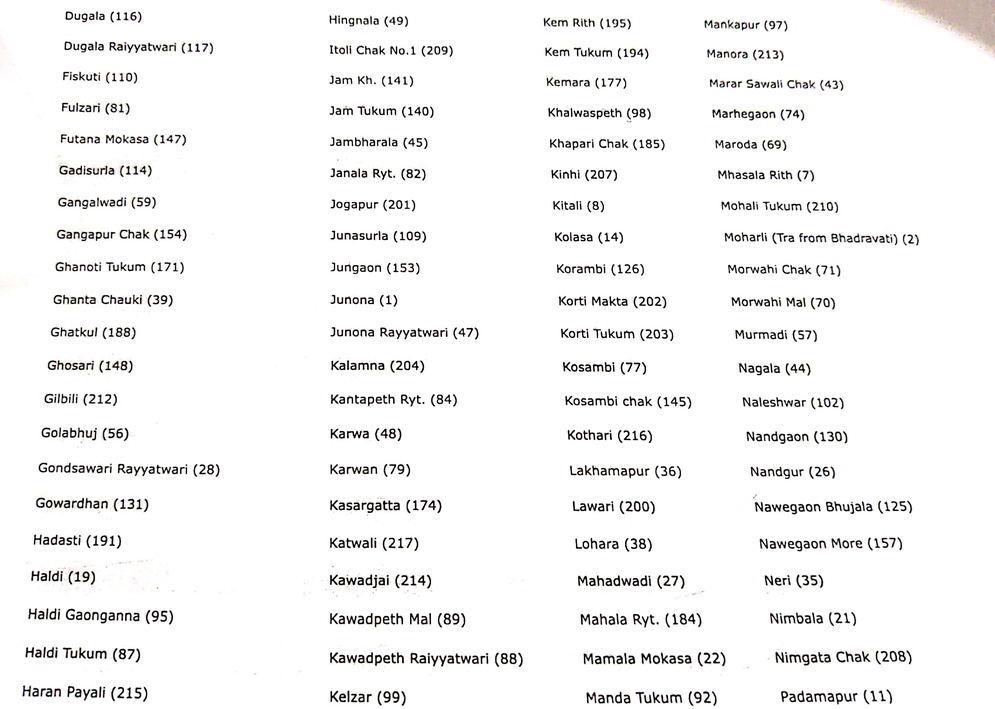
#> input picture gisDetails/2.jpg, 995 x 709 px, shrunk from 3244 x 2312 before the run
$ jupyter execute --allow-errors Ballarpur_255Villages.ipynb
#> lines starting #> are read from the running program, lines starting #| are printed output that depends on the picture; after the words box and inside, x2 and y2 are one past the last pixel; in counts of white or black regions, pixels touching at a corner belong together
[cell 1]
from PIL import Image
from pytesseract import image_to_string
import pytesseract
import numpy as np
import pandas as pd
import PIL
# from PIL import Image, ImageFilter, ImageEnhance
import cv2

[cell 2]
temp = []

[cell 3]
x = 'gisDetails/2.jpg'
im = Image.open(x)
#> im is the input picture: PIL image 995x709 RGB; mean R, G, B 244.6, 244.3, 244.1
im = cv2.bilateralFilter(np.array(im, dtype= np.uint8),9,75,75)
#> im: shape (709, 995, 3)
im = cv2.cvtColor(im, cv2.COLOR_BGR2GRAY)
#> im: shape (709, 995)
im = cv2.adaptiveThreshold(np.array(im,dtype=np.uint8), 255, cv2.ADAPTIVE_THRESH_GAUSSIAN_C, cv2.THRESH_BINARY, 31, 15)
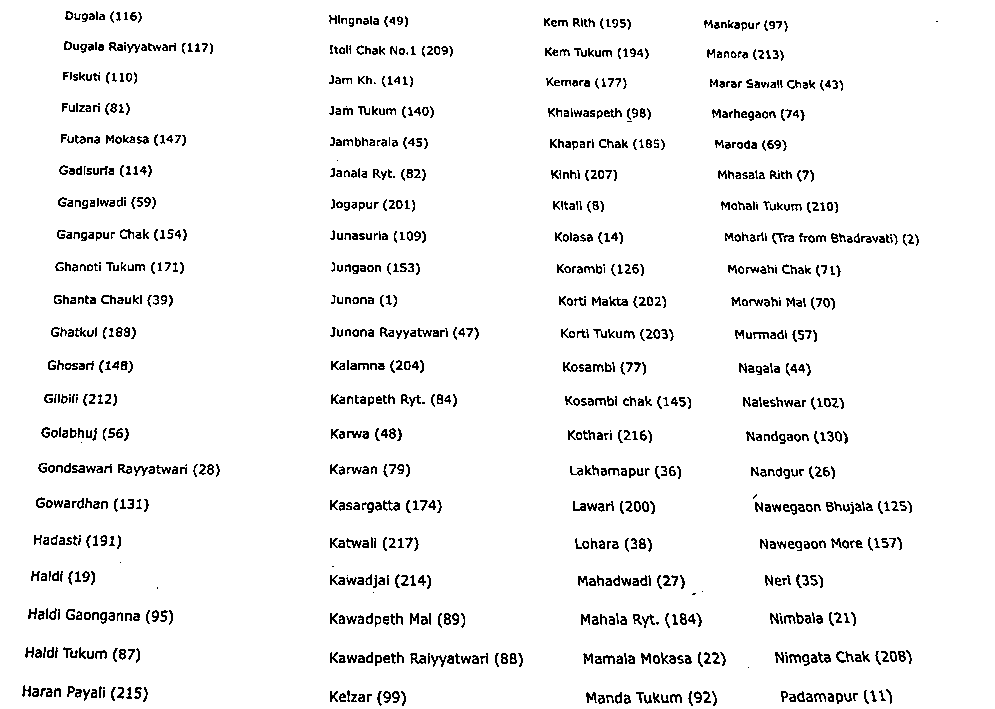
#> im: shape (709, 995); 94.9% white; black in thin lines or dots
im = Image.fromarray(im)

#> (the rest of this cell did not finish here and is left out)


$ run again, with gisDetails/1.jpg copied over gisDetails/2.jpg
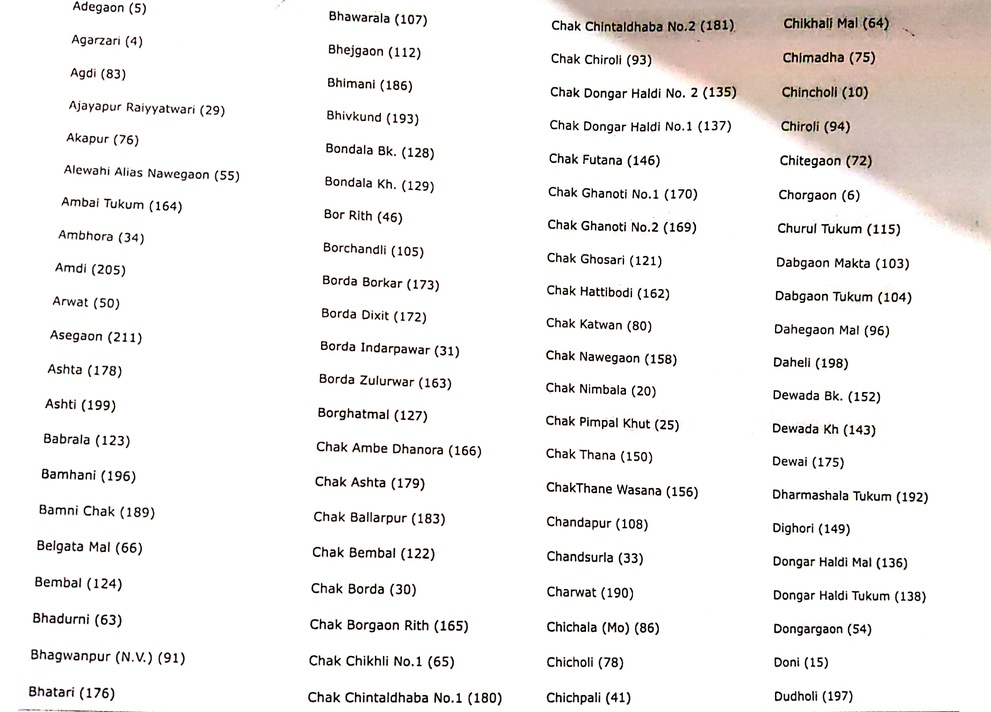
#> input picture gisDetails/1.jpg, 991 x 712 px, shrunk from 3216 x 2312 before the run
#> im is the input picture: PIL image 991x712 RGB; mean R, G, B 240.6, 238.6, 237.4
#> `im = cv2.cvtColor(im, cv2.COLOR_BGR2GRAY)`:
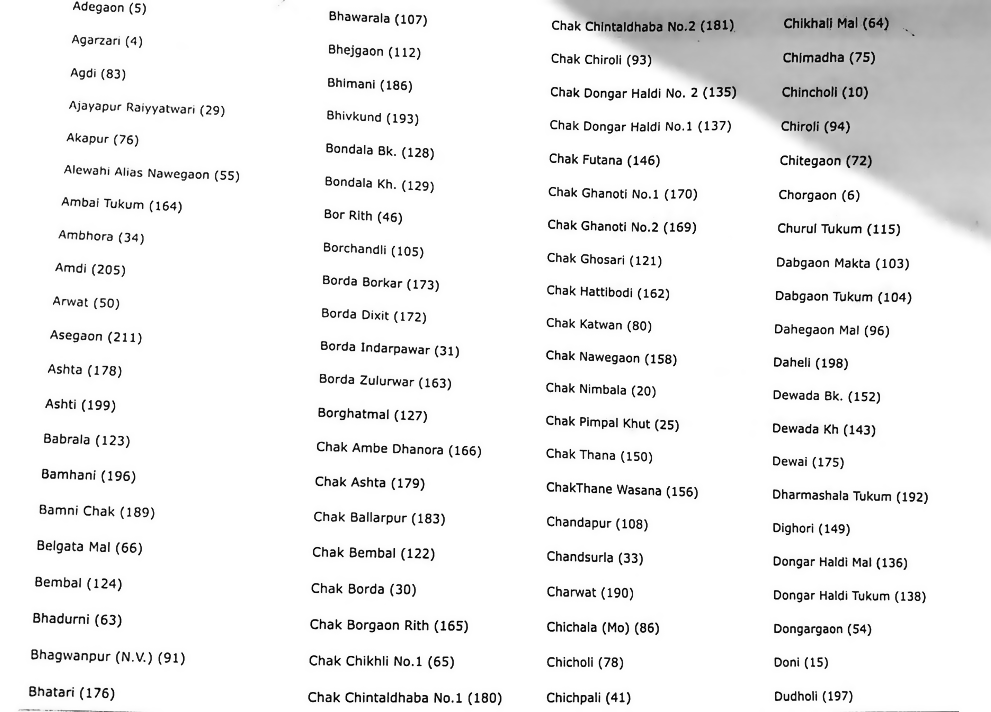
#> im: shape (712, 991); min 0, max 255, mean 238.7
#> `im = cv2.adaptiveThreshold(np.array(im,dtype=np.uint8), 255, cv2.ADAPT..`:
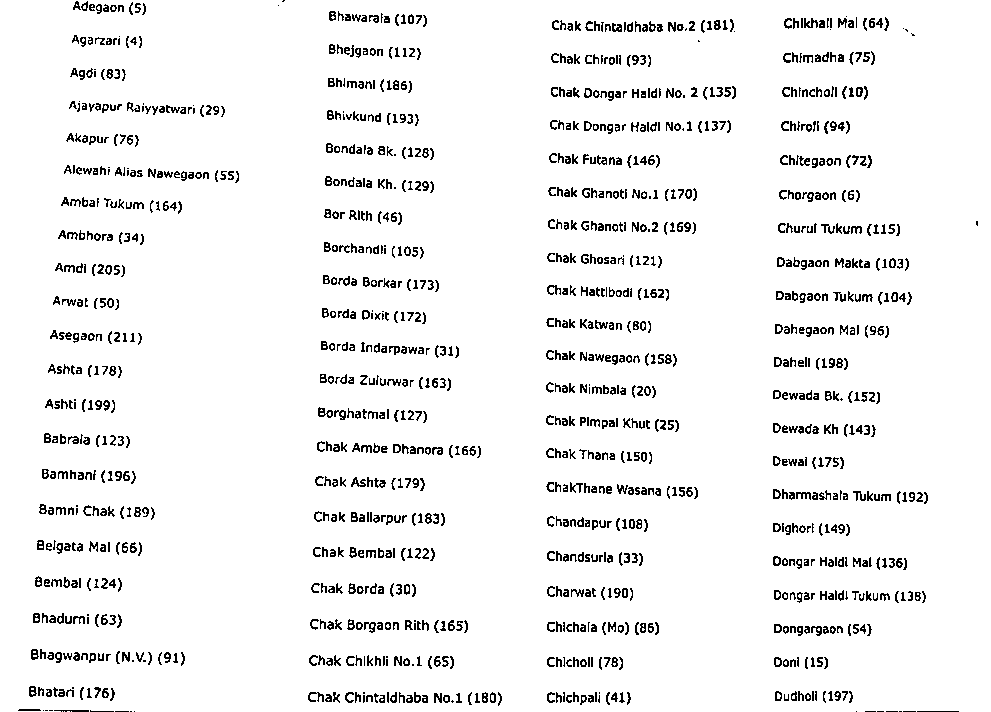
#> im: shape (712, 991); 94.4% white; black in thin lines or dots

$ run again, with gisDetails/3.jpg copied over gisDetails/2.jpg
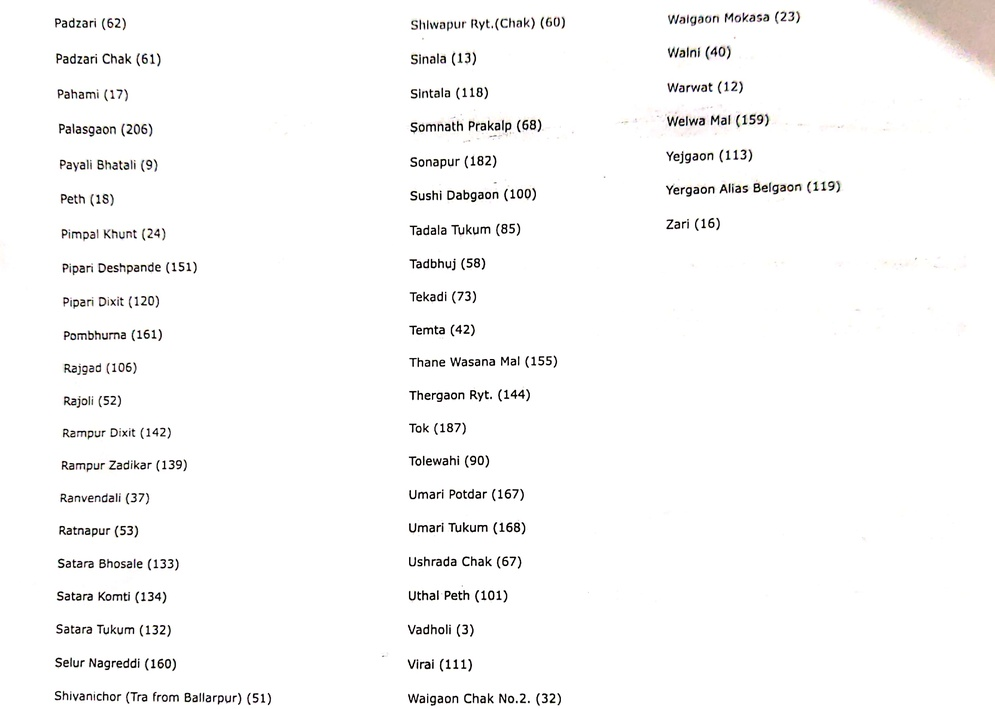
#> input picture gisDetails/3.jpg, 995 x 709 px, shrunk from 3264 x 2324 before the run
#> im is the input picture: PIL image 995x709 RGB; mean R, G, B 249.1, 248.8, 248.6
#> `im = cv2.adaptiveThreshold(np.array(im,dtype=np.uint8), 255, cv2.ADAPT..`:
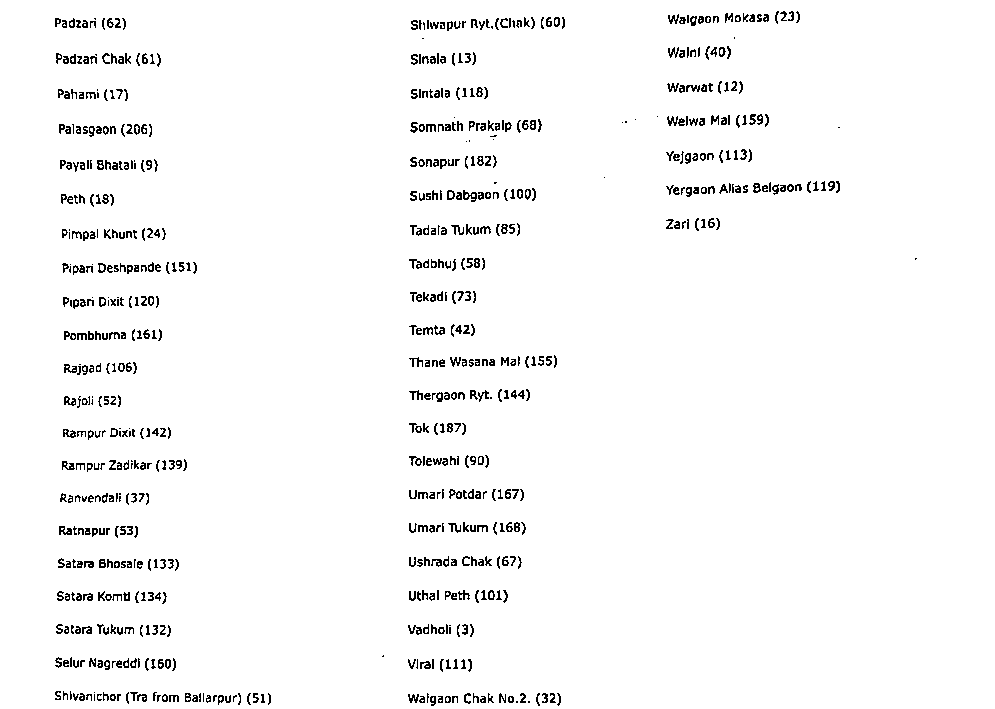
#> im: shape (709, 995); 97.1% white; black in thin lines or dots, all inside (x1, y1, x2, y2) = (55, 11, 917, 706)
